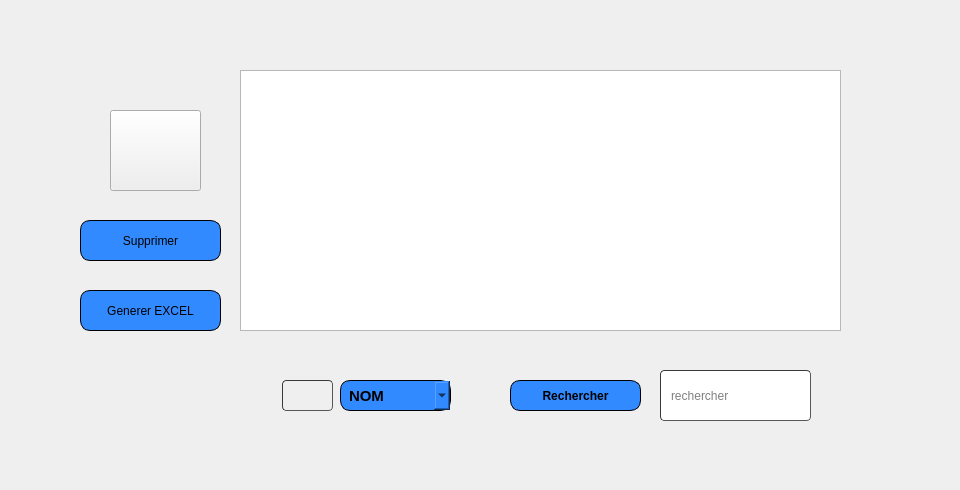
       <widget class="QWidget" name="page_4">
        <property name="styleSheet">
         <string notr="true"/>
        </property>
        <widget class="QComboBox" name="comboBox_emp">
         <property name="geometry">
          <rect>
           <x>340</x>
           <y>380</y>
           <width>111</width>
           <height>31</height>
          </rect>
         </property>
         <property name="font">
          <font>
           <family>Arial</family>
           <pointsize>11</pointsize>
           <weight>75</weight>
           <italic>false</italic>
           <bold>true</bold>
          </font>
         </property>
         <property name="styleSheet">
          <string notr="true">		border: 1px solid black;
border-radius: 10px;
padding: 0 8px;
background: #318aff;
font: bold, &quot;Arial&quot;;;
text-align:center;
</string>
         </property>
         <item>
          <property name="text">
           <string>NOM</string>
          </property>
         </item>
         <item>
          <property name="text">
           <string>PRENOM</string>
          </property>
         </item>
         <item>
          <property name="text">
           <string>SALAIRE</string>
          </property>
         </item>
        </widget>
        <widget class="QPushButton" name="excel_emp">
         <property name="geometry">
          <rect>
           <x>80</x>
           <y>290</y>
           <width>141</width>
           <height>41</height>
          </rect>
         </property>
         <property name="styleSheet">
          <string notr="true">		border: 1px solid black;
border-radius: 10px;
padding: 0 8px;
background: #318aff;
font: bold, &quot;Arial&quot;;;
text-align:center;
</string>
         </property>
         <property name="text">
          <string>Generer EXCEL</string>
         </property>
         <property name="icon">
          <iconset resource="projet.qrc">
           <normaloff>:/icons/excel.png</normaloff>:/icons/excel.png</iconset>
         </property>
         <property name="iconSize">
          <size>
           <width>30</width>
           <height>30</height>
          </size>
         </property>
        </widget>
        <widget class="QPushButton" name="supprimer_emp">
         <property name="geometry">
          <rect>
           <x>80</x>
           <y>220</y>
           <width>141</width>
           <height>41</height>
          </rect>
         </property>
         <property name="styleSheet">
          <string notr="true">		border: 1px solid black;
border-radius: 10px;
padding: 0 8px;
background: #318aff;
font: bold, &quot;Arial&quot;;;
text-align:center;
</string>
         </property>
         <property name="text">
          <string>Supprimer</string>
         </property>
         <property name="icon">
          <iconset resource="projet.qrc">
           <normaloff>:/icons/delete.png</normaloff>:/icons/delete.png</iconset>
         </property>
         <property name="iconSize">
          <size>
           <width>30</width>
           <height>30</height>
          </size>
         </property>
         <property name="autoDefault">
          <bool>true</bool>
         </property>
        </widget>
        <widget class="QLineEdit" name="recherche_emp">
         <property name="geometry">
          <rect>
           <x>660</x>
           <y>370</y>
           <width>151</width>
           <height>51</height>
          </rect>
         </property>
         <property name="styleSheet">
          <string notr="true">	border-width: 1px; border-radius: 4px;
	border-color: rgb(58, 58, 58);
	border-style: inset;
	padding: 0 8px;


	selection-background-color: rgb(187, 187, 187);
	
gridline-color: rgb(0, 0, 255);</string>
         </property>
         <property name="placeholderText">
          <string>rechercher</string>
         </property>
        </widget>
        <widget class="QPushButton" name="search_emp">
         <property name="geometry">
          <rect>
           <x>510</x>
           <y>380</y>
           <width>131</width>
           <height>31</height>
          </rect>
         </property>
         <property name="font">
          <font>
           <family>Arial</family>
           <pointsize>9</pointsize>
           <weight>75</weight>
           <italic>false</italic>
           <bold>true</bold>
          </font>
         </property>
         <property name="layoutDirection">
          <enum>Qt::LeftToRight</enum>
         </property>
         <property name="styleSheet">
          <string notr="true">		border: 1px solid black;
border-radius: 10px;
padding: 0 8px;
background: #318aff;
font: bold, &quot;Arial&quot;;;
text-align:center;
</string>
         </property>
         <property name="text">
          <string>Rechercher</string>
         </property>
         <property name="icon">
          <iconset resource="projet.qrc">
           <normaloff>:/icons/magnifying-glass.png</normaloff>:/icons/magnifying-glass.png</iconset>
         </property>
         <property name="iconSize">
          <size>
           <width>30</width>
           <height>30</height>
          </size>
         </property>
        </widget>
        <widget class="QTableView" name="tableView_emp">
         <property name="geometry">
          <rect>
           <x>240</x>
           <y>70</y>
           <width>601</width>
           <height>261</height>
          </rect>
         </property>
         <property name="styleSheet">
          <string notr="true">gridline-color: rgb(0, 0, 255);

selection-color: rgb(0, 0, 255);</string>
         </property>
        </widget>
        <widget class="QPushButton" name="ajouter_emp">
         <property name="enabled">
          <bool>true</bool>
         </property>
         <property name="geometry">
          <rect>
           <x>110</x>
           <y>110</y>
           <width>91</width>
           <height>81</height>
          </rect>
         </property>
         <property name="styleSheet">
          <string notr="true">gridline-color: rgb(0, 0, 255);</string>
         </property>
         <property name="text">
          <string/>
         </property>
         <property name="icon">
          <iconset resource="projet.qrc">
           <normaloff>:/icons/add-user.png</normaloff>:/icons/add-user.png</iconset>
         </property>
         <property name="iconSize">
          <size>
           <width>91</width>
           <height>81</height>
          </size>
         </property>
         <property name="autoDefault">
          <bool>false</bool>
         </property>
        </widget>
        <widget class="QLabel" name="label_36">
         <property name="geometry">
          <rect>
           <x>70</x>
           <y>10</y>
           <width>801</width>
           <height>441</height>
          </rect>
         </property>
         <property name="text">
          <string/>
         </property>
         <property name="pixmap">
          <pixmap resource="projet.qrc">:/icons/imf.jpg</pixmap>
         </property>
        </widget>
        <widget class="QLabel" name="label_54">
         <property name="geometry">
          <rect>
           <x>0</x>
           <y>-10</y>
           <width>951</width>
           <height>481</height>
          </rect>
         </property>
         <property name="text">
          <string/>
         </property>
         <property name="pixmap">
          <pixmap resource="projet.qrc">:/icons/haya.png</pixmap>
         </property>
        </widget>
        <widget class="QPushButton" name="pushButton_3">
         <property name="geometry">
          <rect>
           <x>282</x>
           <y>380</y>
           <width>51</width>
           <height>31</height>
          </rect>
         </property>
         <property name="styleSheet">
          <string notr="true">	border-width: 1px; border-radius: 4px;
	border-color: rgb(58, 58, 58);
	border-style: inset;
	padding: 0 8px;


	selection-color: rgb(60, 63, 65);</string>
         </property>
         <property name="text">
          <string/>
         </property>
         <property name="icon">
          <iconset resource="projet.qrc">
           <normaloff>:/icons/sort-descending.png</normaloff>:/icons/sort-descending.png</iconset>
         </property>
         <property name="iconSize">
          <size>
           <width>81</width>
           <height>31</height>
          </size>
         </property>
        </widget>
        <zorder>label_54</zorder>
        <zorder>label_36</zorder>
        <zorder>comboBox_emp</zorder>
        <zorder>excel_emp</zorder>
        <zorder>supprimer_emp</zorder>
        <zorder>recherche_emp</zorder>
        <zorder>search_emp</zorder>
        <zorder>tableView_emp</zorder>
        <zorder>ajouter_emp</zorder>
        <zorder>pushButton_3</zorder>
       </widget>
